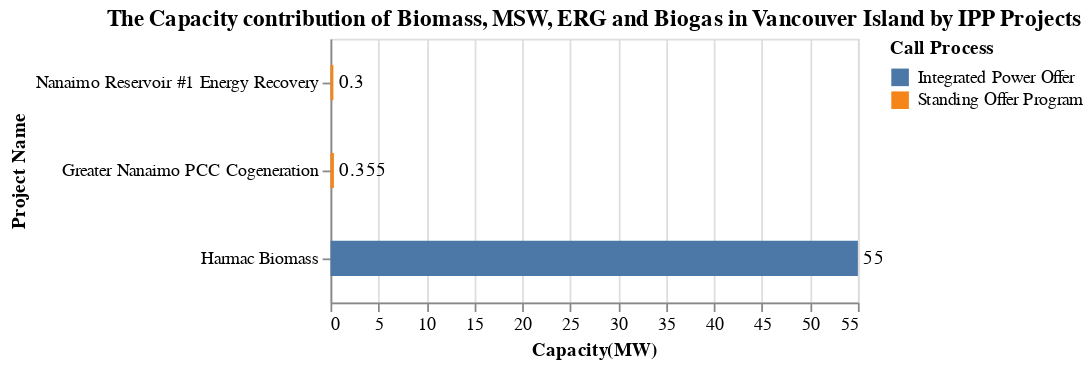

Notebook source saved alongside this figure:
### Code cell
title = alt.TitleParams('The Capacity contribution of Biomass, MSW, ERG and Biogas in Vancouver Island by IPP Projects')

capacity_IPP = alt.Chart(data_VI, title = title).mark_bar(height = 20).encode(
                    alt.Y('Project_name', title='Project Name',sort='x'),
                    alt.X('sum(Capacity(MW))', title='Capacity(MW)'),
                    alt.Color('Call_process', title = 'Call Process')).properties(height = 150, width=300)
cap_VI_Loc_chart = capacity_IPP + capacity_IPP.mark_text(
    color = 'black', align='left', dx = 3).encode(text='sum(Capacity(MW))',color=alt.value('black'))
cap_VI_Loc_chart

### Figure 1 — Vega-Lite specification as saved in the notebook (floating-point values rounded to 4 significant figures)
{"config": {"view": {"continuousWidth": 300, "continuousHeight": 300}}, "layer": [{"mark": {"type": "bar", "height": 20}, "encoding": {"color": {"field": "Call_process", "title": "Call Process", "type": "nominal"}, "x": {"aggregate": "sum", "field": "Capacity(MW)", "title": "Capacity(MW)", "type": "quantitative"}, "y": {"field": "Project_name", "sort": "x", "title": "Project Name", "type": "nominal"}}, "title": {"text": "The Capacity contribution of Biomass, MSW, ERG and Biogas in Vancouver Island by IPP Projects"}}, {"mark": {"type": "text", "align": "left", "color": "black", "dx": 3}, "encoding": {"color": {"value": "black"}, "text": {"aggregate": "sum", "field": "Capacity(MW)", "type": "quantitative"}, "x": {"aggregate": "sum", "field": "Capacity(MW)", "title": "Capacity(MW)", "type": "quantitative"}, "y": {"field": "Project_name", "sort": "x", "title": "Project Name", "type": "nominal"}}, "title": {"text": "The Capacity contribution of Biomass, MSW, ERG and Biogas in Vancouver Island by IPP Projects"}}], "data": {"name": "data-d5996bfde832ad2be191954a84279268"}, "height": 150, "width": 300, "$schema": "https://vega.github.io/schema/vega-lite/v5.20.1.json", "datasets": {"data-d5996bfde832ad2be191954a84279268": [{"Sub_region": "Vancouver Island", "Project_name": "Harmac Biomass", "IPP_seller": "Nanaimo Forest Products Ltd.", "Location": "Nanaimo", "Type": "Biomass", "Year": "2010", "Call_process": "Integrated Power Offer", "Capacity(MW)": 55.0, "Energy(GWh/yr)": 209.0, "Region": "Vancouver Island"}, {"Sub_region": "Vancouver Island", "Project_name": "Greater Nanaimo PCC Cogeneration", "IPP_seller": "Regional District of Nanaimo", "Location": "Nanaimo", "Type": "Biogas", "Year": "2010", "Call_process": "Standing Offer Program", "Capacity(MW)": 0.355, "Energy(GWh/yr)": 2.0, "Region": "Vancouver Island"}, {"Sub_region": "Vancouver Island", "Project_name": "Nanaimo Reservoir #1 Energy Recovery", "IPP_seller": "City of Nanaimo", "Location": "Nanaimo", "Type": "ERG", "Year": "2010", "Call_process": "Standing Offer Program", "Capacity(MW)": 0.3, "Energy(GWh/yr)": 1.1, "Region": "Vancouver Island"}]}}
